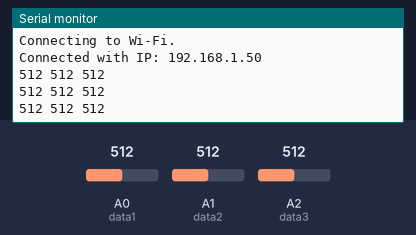
A sketch run on a simulated Arduino Nano 33 IoT. On the bench: the last lines printed to the serial monitor. The test bench sets the inputs (shaded band); at power-on: A0 (data1) = 512, A1 (data2) = 512, A2 (data3) = 512. WiFi joins after 1.5 s; servers stay silent unless stated.

Above: at 3.1 s.
3.2 s: A0 (data1) set to 716
At 3.54 s:
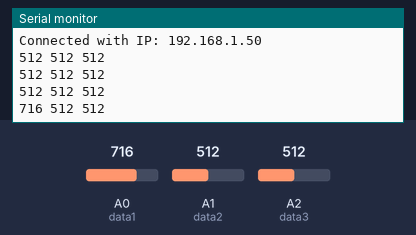
4.7 s: A1 (data2) set to 716
At 4.89 s:
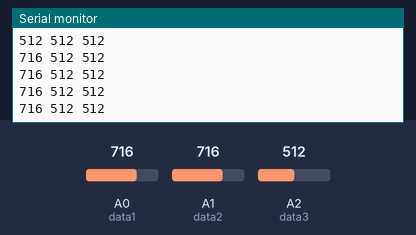
6.2 s: A2 (data3) set to 716
At 6.25 s:
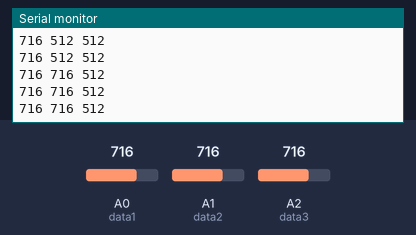
7.7 s: A0 (data1) set to 900
At 8.05 s:
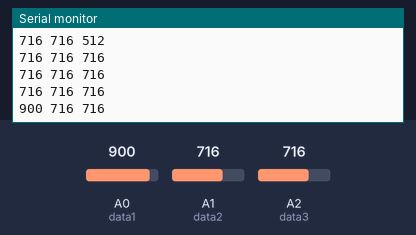
9.2 s: A1 (data2) set to 900
At 9.41 s:
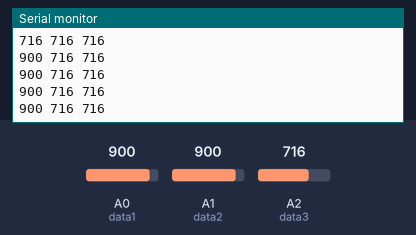
10.7 s: A2 (data3) set to 900
At 10.76 s:
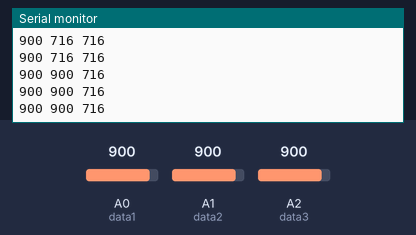
Timing chart, 0 to 13.2 s (numbered marks = the images above; inputs shaded):
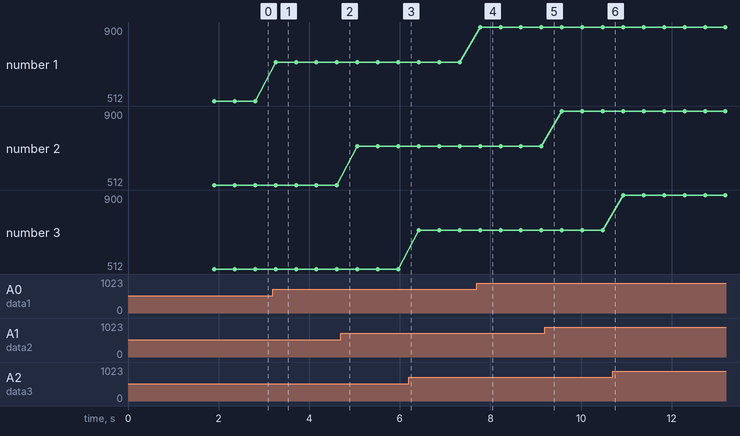

Measured:
- after the input at 3.2 s, the serial monitor: prints a new line after 0.06 s (image 1)
- after the input at 7.7 s, the serial monitor: prints a new line after 0.07 s (image 4)
- plotted number 1: 512 → 716 after the input at 3.2 s, 716 → 900 after the input at 7.7 s

The sketch:

Firebase_data_upload.ino
```cpp
// (licence header left out)
//Example shows how to connect to Firebase RTDB and perform basic operation for set, get, push and update data to database

//Required WiFiNINA Library for Arduino from https://github.com/arduino-libraries/WiFiNINA

//nano 33 iot board

#include "Firebase_Arduino_WiFiNINA.h"

#define FIREBASE_HOST "tai-cap.firebaseio.com"
#define FIREBASE_AUTH ""
#define WIFI_SSID ""
#define WIFI_PASSWORD ""
#define data1 A0
#define data2 A1
#define data3 A2

//Define Firebase data object
FirebaseData firebaseData;

String path = "/IOT33_TEST";
String jsonStr;

void setup()
{
  pinMode(data1,INPUT);
  pinMode(data2,INPUT);
  pinMode(data3,INPUT);
  Serial.begin(115200);
  delay(100);
  Serial.println();

  Serial.print("Connecting to Wi-Fi");
  int status = WL_IDLE_STATUS;
  while (status != WL_CONNECTED)
  {
    status = WiFi.begin(WIFI_SSID, WIFI_PASSWORD);
    Serial.print(".");
    delay(300);
  }
  Serial.println();
  Serial.print("Connected with IP: ");
  Serial.println(WiFi.localIP());
  Serial.println();

  //와이파이 실행 완료

  //Provide the autntication data
  Firebase.begin(FIREBASE_HOST, FIREBASE_AUTH, WIFI_SSID, WIFI_PASSWORD);
  Firebase.reconnectWiFi(true);

  //파이어베이스 연결 완료
}

void loop()
{

  int a1=analogRead(data1);
  int a2=analogRead(data2);
  int a3=analogRead(data3);

  Serial.print(a1);
  Serial.print(" ");
  Serial.print(a2);
  Serial.print(" ");
  Serial.println(a3);

  jsonStr = "{\"AnalogData1" "\":" + String(a1) + "}" ;
  //Firebase.pushJSON(firebaseData, path , jsonStr);
  Firebase.updateNode(firebaseData, path , jsonStr);

  jsonStr = "{\"AnalogData2" "\":" + String(a2) + "}" ;
  Firebase.updateNode(firebaseData, path , jsonStr);

  jsonStr = "{\"AnalogData3" "\":" + String(a3) + "}" ;
  Firebase.updateNode(firebaseData, path , jsonStr);


  delay(1);

}
```
